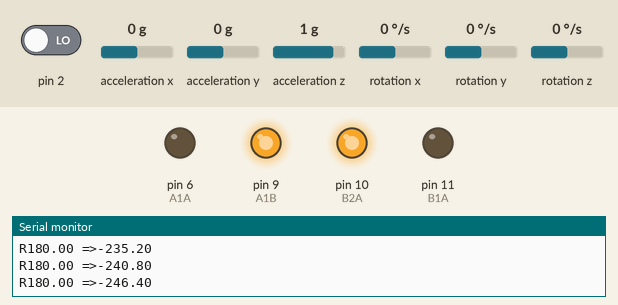
This sketch was run on a simulated Arduino Uno, built with avr-gcc and run on an emulated ATmega328P. On the bench: output pins drawn as LEDs (lit = HIGH), the last lines printed to the serial monitor. The inputs (shaded band) are chosen by the test bench; at power-on: acceleration x 0 g, acceleration y 0 g, pin 2 LOW, acceleration z 1 g, rotation x 0 °/s, rotation y 0 °/s, rotation z 0 °/s. The sensor or clock chip raises its interrupt line as the real part does.

Above: at 1.7 s.
1.8 s: acceleration x set to -1.4 g
At 3.2 s:
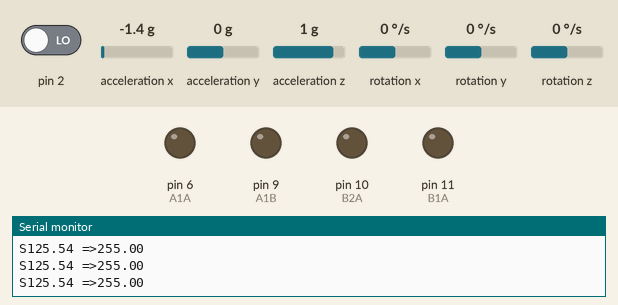
4.8 s: acceleration x set to -0.7 g
6.3 s: acceleration x set to -0.4 g
At 7.0 s:
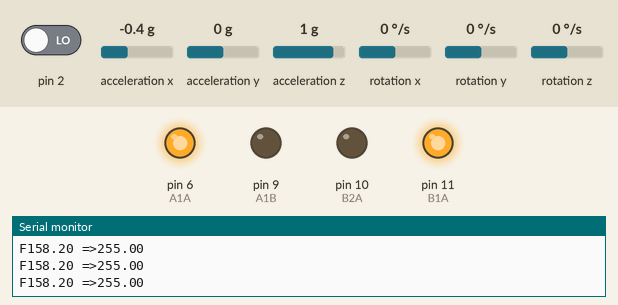
7.8 s: acceleration y set to -0.8 g
At 9.0 s:
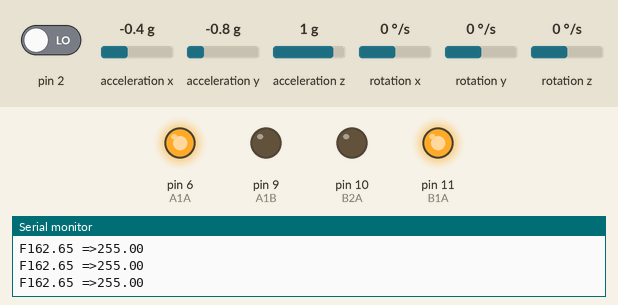
9.3 s: acceleration y set to -1.4 g
At 10.1 s:
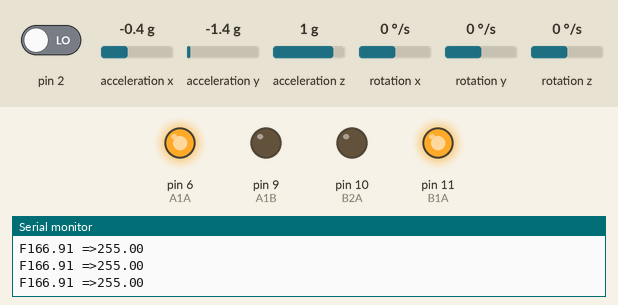
10.8 s: acceleration x set to 0.1 g
Timing chart, 0 to 13.8 s (numbered marks = the images above; inputs shaded):
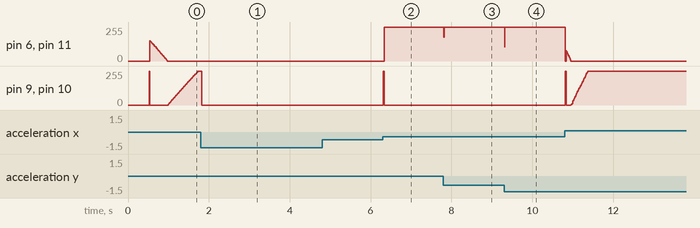

Measured:
- the behaviour switches between -0.6 and -0.5 g on acceleration x (found by bisection; images 1 and 2)
- after the input at 1.8 s, pin 9 (A1B), pin 10 (B2A): 255/255 → 0/255 at once
- after the input at 6.3 s, pin 6 (A1A), pin 11 (B1A): 0/255 → 255/255 at once; pin 9 (A1B), pin 10 (B2A): 0/255 → 255/255 at once, → 0/255 0.02 s later
- after the input at 7.8 s, pin 6 (A1A), pin 11 (B1A): 255/255 → 178/255 at once, → 255/255 0.02 s later
- after the input at 9.3 s, pin 6 (A1A), pin 11 (B1A): 255/255 → 105/255 at once, → 255/255 0.01 s later

The sketch:

motor_and_gy.ino
```cpp
#include "I2Cdev.h"
#include <PID_v1.h> //From https://github.com/br3ttb/Arduino-PID-Library/blob/master/PID_v1.h
#include "MPU6050_6Axis_MotionApps20.h" //https://github.com/jrowberg/i2cdevlib/tree/master/Arduino/MPU6050

MPU6050 mpu;

// Motor Links (vooraanzicht)
const int A1A = 6;      // orange
const int A1B = 9;      // brown
// Motor Rechts (vooraanzicht)
const int B1A = 11;     // yellow
const int B2A = 10;     // green


// MPU control/status vars
bool dmpReady = false;  // set true if DMP init was successful
uint8_t mpuIntStatus;   // holds actual interrupt status byte from MPU
uint8_t devStatus;      // return status after each device operation (0 = success, !0 = error)
uint16_t packetSize;    // expected DMP packet size (default is 42 bytes)
uint16_t fifoCount;     // count of all bytes currently in FIFO
uint8_t fifoBuffer[64]; // FIFO storage buffer

// orientation/motion vars
Quaternion q;           // [w, x, y, z]         quaternion container
VectorFloat gravity;    // [x, y, z]            gravity vector
float ypr[3];           // [yaw, pitch, roll]   yaw/pitch/roll container and gravity vector

/*********Tune these 4 values for your BOT*********/
double setpoint= 176; //set the value when the bot is perpendicular to ground using serial monitor.

//Read the project documentation on circuitdigest.com to learn how to set these values
double Kp = 21; //Set this first
double Kd = 0.8; //Set this secound
double Ki = 140; //Finally set this
/******End of values setting*********/

double input, output;
PID pid(&input, &output, &setpoint, Kp, Ki, Kd, DIRECT);

volatile bool mpuInterrupt = false;     // indicates whether MPU interrupt pin has gone high
void dmpDataReady()
{
    mpuInterrupt = true;
}

void setup() {
  Serial.begin(115200);

  // initialize device
    Serial.println(F("Initializing I2C devices..."));
    mpu.initialize();

     // verify connection
    Serial.println(F("Testing device connections..."));
    Serial.println(mpu.testConnection() ? F("MPU6050 connection successful") : F("MPU6050 connection failed"));

    // load and configure the DMP
    devStatus = mpu.dmpInitialize();

    // supply your own gyro offsets here, scaled for min sensitivity
    mpu.setXGyroOffset(-5);
    mpu.setYGyroOffset(-98);
    mpu.setZGyroOffset(-11);
    // wont likely need x and y accel offsets
    mpu.setXAccelOffset(650);
    mpu.setYAccelOffset(-656);
    mpu.setZAccelOffset(3338);

      // make sure it worked (returns 0 if so)
    if (devStatus == 0)
    {
        // turn on the DMP, now that it's ready
        Serial.println(F("Enabling DMP..."));
        mpu.setDMPEnabled(true);

        // enable Arduino interrupt detection
        Serial.println(F("Enabling interrupt detection (Arduino external interrupt 0)..."));
        attachInterrupt(0, dmpDataReady, RISING);
        mpuIntStatus = mpu.getIntStatus();

        // set our DMP Ready flag so the main loop() function knows it's okay to use it
        Serial.println(F("DMP ready! Waiting for first interrupt..."));
        dmpReady = true;

        // get expected DMP packet size for later comparison
        packetSize = mpu.dmpGetFIFOPacketSize();

        //setup PID
        pid.SetMode(AUTOMATIC);
        pid.SetSampleTime(10);
        pid.SetOutputLimits(-255, 255);
    }

    else
    {
        // ERROR!
        // 1 = initial memory load failed
        // 2 = DMP configuration updates failed
        // (if it's going to break, usually the code will be 1)
        Serial.print(F("DMP Initialization failed (code "));
        Serial.print(devStatus);
        Serial.println(F(")"));
    }

//Initialise the Motor outpu pins
    pinMode (A1A, OUTPUT);
    pinMode (A1B, OUTPUT);
    pinMode (B1A, OUTPUT);
    pinMode (B2A, OUTPUT);

//By default turn off both the motors
    analogWrite(A1A,LOW);
    analogWrite(A1B,LOW);
    analogWrite(B1A,LOW);
    analogWrite(B2A,LOW);
}

void loop() {
    // if programming failed, don't try to do anything
    if (!dmpReady) return;

    // wait for MPU interrupt or extra packet(s) available
    while (!mpuInterrupt && fifoCount < packetSize)
    {
        //no mpu data - performing PID calculations and output to motors
        pid.Compute();

        //Print the value of Input and Output on serial monitor to check how it is working.
        Serial.print(input); Serial.print(" =>"); Serial.println(output);

        if (input>150 && input<200){//If the Bot is falling
        if (output>0) //Falling towards front
            Forward(); //Rotate the wheels forward
        else if (output<0) //Falling towards back
            Reverse(); //Rotate the wheels backward
        }
        else //If Bot not falling
            Stop(); //Hold the wheels still
    }

    // reset interrupt flag and get INT_STATUS byte
    mpuInterrupt = false;
    mpuIntStatus = mpu.getIntStatus();

    // get current FIFO count
    fifoCount = mpu.getFIFOCount();

    // check for overflow (this should never happen unless our code is too inefficient)
    if ((mpuIntStatus & 0x10) || fifoCount == 1024)
    {
        // reset so we can continue cleanly
        mpu.resetFIFO();
        Serial.println(F("FIFO overflow!"));

    // otherwise, check for DMP data ready interrupt (this should happen frequently)
    }
    else if (mpuIntStatus & 0x02)
    {
        // wait for correct available data length, should be a VERY short wait
        while (fifoCount < packetSize) fifoCount = mpu.getFIFOCount();

        // read a packet from FIFO
        mpu.getFIFOBytes(fifoBuffer, packetSize);

        // track FIFO count here in case there is > 1 packet available
        // (this lets us immediately read more without waiting for an interrupt)
        fifoCount -= packetSize;

        mpu.dmpGetQuaternion(&q, fifoBuffer); //get value for q
        mpu.dmpGetGravity(&gravity, &q); //get value for gravity
        mpu.dmpGetYawPitchRoll(ypr, &q, &gravity); //get value for ypr

        input = ypr[1] * 180/M_PI + 180;
   }
}

void Forward() //Code to rotate the wheel forward
{
    analogWrite(A1A, output);
    analogWrite(A1B, 0);
    analogWrite(B1A, output);
    analogWrite(B2A, 0);
    Serial.print("F"); //Debugging information
}

void Reverse() //Code to rotate the wheel Backward
{
    analogWrite(A1A, 0);
    analogWrite(A1B, output*-1);
    analogWrite(B1A, 0);
    analogWrite(B2A, output*-1);
    Serial.print("R");
}

void Stop() //Code to stop both the wheels
{
    analogWrite(A1A, 0);
    analogWrite(A1B, 0);
    analogWrite(B1A, 0);
    analogWrite(B2A, 0);
    Serial.print("S");
}
```
